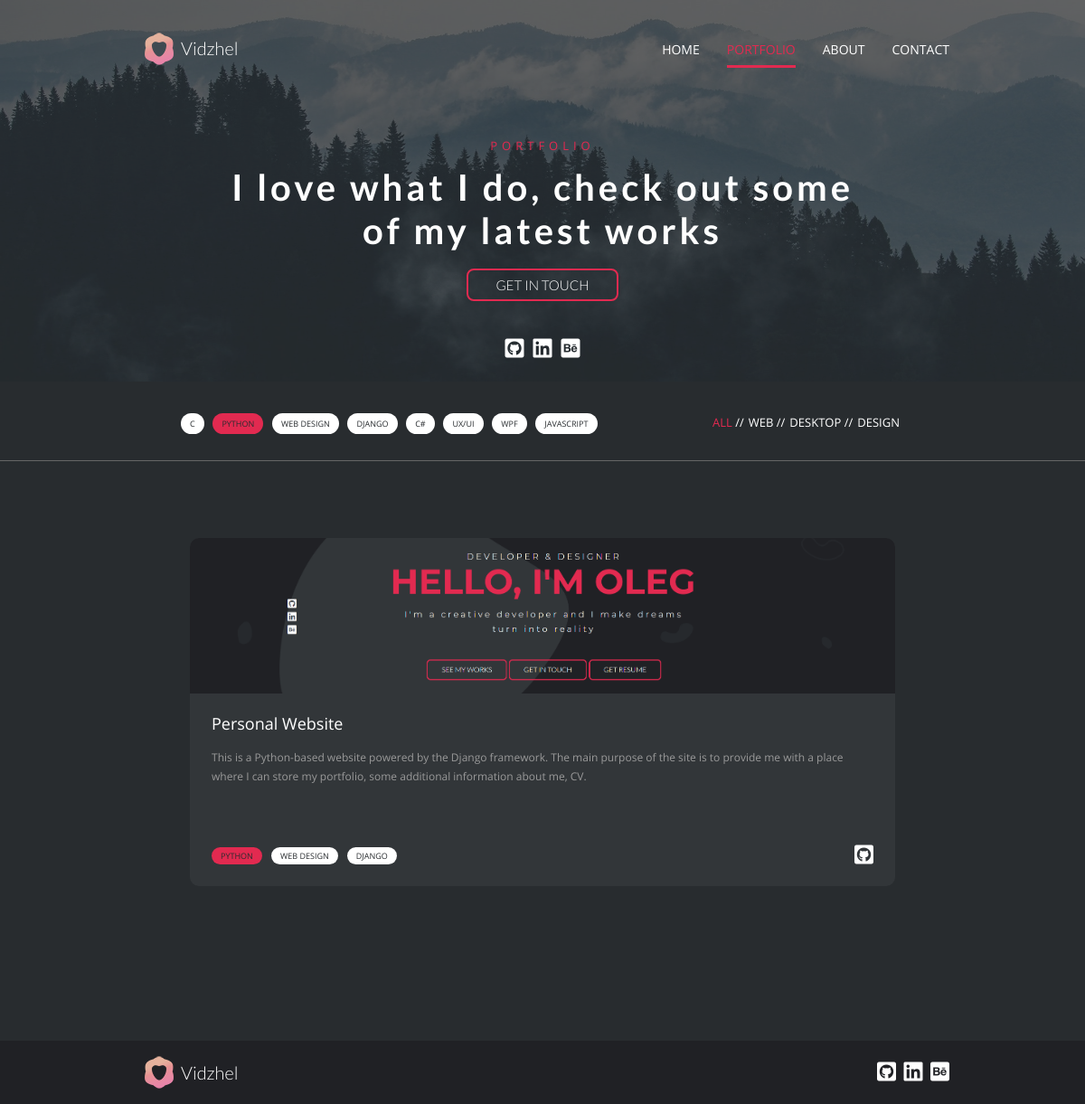
The page /portfolio/filtered?tags=Python on the database its author committed.
### projects/models.py (models this page shows, shortened)
class Tag(models.Model):
    name = models.CharField(max_length=20)

class Category(models.Model):
    name = models.CharField(max_length=30)

class ProjectItem(models.Model):
    alias = models.CharField(max_length=40, primary_key=True)
    title = models.CharField(max_length=40)
    description = models.TextField()
    img = models.ImageField(
        upload_to=f"project_item/images", help_text="Select image for this project")
    upload_date = models.DateTimeField(auto_now=False, auto_now_add=True)
    in_progress = models.BooleanField(default=False,
                                      help_text="Determines if this project currently in progress")
    code_source = models.CharField(
        max_length=100, help_text="Link on this project's code source")
    categories = models.ManyToManyField(
        Category, help_text="Choose categories for this project")
    tags = models.ManyToManyField(
        Tag, help_text="Choose tags for this project")
    about = models.TextField()
    about_img = models.ImageField(
        upload_to=f"project_item/images", help_text="Select image for this section", null=True, blank=True)
    project_difficulties = models.TextField(null=True, blank=True)
    project_difficulties_img = models.ImageField(
        upload_to=f"project_item/images", help_text="Select image for this section", null=True, blank=True)
    solutions = models.TextField(null=True, blank=True)
    solutions_img = models.ImageField(
        upload_to=f"project_item/images", help_text="Select image for this section", null=True, blank=True)
    features = models.TextField(null=True, blank=True, help_text="Each item of the list splits on two parts:\n {title%content%endtitle}{items%item1;item2;item3;%enditems}")
    technologies = models.TextField(null=True, blank=True, help_text="Each item of the list splits on two parts:\n {title%content%endtitle}{items%item1;item2;item3;%enditems}")
    list_regex = re.compile(
        r"(?:{title%\s*(?P<title>.*)\s*%endtitle})\s*(?:{items%\s*(?P<items>.*;)*\s*%enditems})?\s*", re.IGNORECASE)
    class Meta:
        ordering = ["-upload_date"]

### projects/views.py (the view, shortened to what this page needs)
# urls.py: path("portfolio/", include("projects.urls")),
def projects(request, filtered=""):
    if(filtered.lower() == "filtered" and request.GET):
        request.POST = request.GET
        filtered_data = filter_projects(request)
        filtered_projects = filtered_data[0]
        activated_tag = Tag.objects.filter(
            name__iexact="".join(filtered_data[1]))
        activated_category = Tag.objects.filter(
            name__iexact="".join(filtered_data[2]))
        categories = Category.objects.all()
        tags = Tag.objects.all()
        context = {
            "categories": categories,
            "activated_tag": activated_tag,
            "activated_category": activated_category,
            "tags": tags,
            "projects": filtered_projects,
            "projects_count": filtered_data[3]
        }
        return render(request, "projects/portfolio.html", context)

### projects/templates/projects/portfolio.html (shortened to what this page needs)
{% extends 'base.html' %}
{% load static %}
{% block fixed_nav %}
        <div class="nav_wrapper">
            <div class="fixed_nav">
                <div class="anim_inner outher_container">
                    <a class="logo_link" href="{% url 'home_page' %}">
                        <div class="logo">
                            <img src="{% static 'base/images/Logo.png' %}" alt="vidzhel_logo">
                            <span class="logo_text">Vidzhel</span>
                        </div>
                    </a>
                    <nav class="main_nav">
                        <ul class="list_container">
                            <div class="list">
                                <ul>
                                    <li><a href="{% url 'home_page' %}">HOME</a></li>
                                    <li class="active"><a href="{% url 'projects_list' %}">PORTFOLIO</a></li>
                                    <li><a href="{% url 'about' %}">ABOUT</a></li>
                                    <li><a href="{% url 'home_page' %}#get_in_touch">CONTACT</a></li>
                                </ul>
                            </div>
                        </ul>
                    </nav>
                </div>
            </div>
        </div>
{% endblock fixed_nav %}
{% block content %}
<div class="parallax-window" data-z-index="1" data-speed="0.2" data-parallax="scroll"
    data-image-src="{% static 'base/images/forest.jpg' %}">
    <header class="header">
        <div class="outher_container">
            <div class="section_heading">
                <h1>PORTFOLIO</h1>
                <h2>I love what I do, check out some
                    of my latest works
                </h2>
                <div class="button"><a href="{% url 'home_page' %}#get_in_touch">Get in touch</a></div>
            </div>
            <div class="social_media">
                <a target="_blank" rel="nofollow" href="https://github.com/Vidzhel" class="hoverable"><i
                        class="fab fa-github-square fa-lg"></i></a>
                <a target="_blank" rel="nofollow" href="https://www.linkedin.com/in/vidzhel/" class="hoverable"><i
                        class="fab fa-linkedin fa-lg"></i></a>
                <a target="_blank" rel="nofollow" href="https://www.behance.net/vidzhel" class="hoverable"><i class="fab fa-behance-square fa-lg"></i></a>
            </div>
        </div>
    </header>
</div>
<div class="section_nav">
    <div class="container">
        <div class="tags_list">
            {% for tag in tags %}
                <div class="tag {% if tag.name == activated_tag.0.name %}active{% endif %}" ><a>{{tag.name}}</a></div>
            {% endfor %}
        </div>
        <div class="categories">
            <ul>
                <li><a class="category active">All</a></li>
                {% for category in categories %}
                    <li><a class="category {% if category.name == activated_category.0.name %}active{% endif %}" >{{category.name}}</a></li>
                {% endfor %}
            </ul>
        </div>
    </div>
</div>
<section class="section" style="min-height: 380px">
    <div class="container">
        <div id="projects" class="projects" data-projects_count="{{projects_count}}">
            {% for project in projects %}
                    <div class="project_item fade_in {% if project.in_progress %} in_progress {% endif %}">
                        <img
                            class="lazyload"
                            src="{% static 'base/images/placeholder.jpg' %}"
                            data-src="/media/{{project.img}}" alt="project_image"
                            >
                        <div class="project_item_content">
                            <div class="title">{{project.title}}</div>
                            <div class="summary">{{project.description}}</div>
                            <div class="bottom_line">
                                <div class="left">
                                    <div class="project_tags">
                                        {% for tag in project.tags.all  %}
                                            <div class="tag {% if tag.name == activated_tag.0.name %}active{% endif %}"><a>{{tag.name}}</a></div>
                                        {% endfor %}
                                    </div>
                                </div>
                                <div class="right">
                                    <a href="{{project.code_source}}" rel="nofollow" class="hoverable" target="_blank"><i class="fab fa-github-square fa-lg"></i></a>
                                </div>
                            </div>
                        </div>
                    </div>
                    {% endfor %}
        </div>
        {% if projects %}
            <div class="button_wrapper">
            </div>
        {% endif %}
    </div>
</section>
{% endblock content %}
{% block styles %}
    <link rel="stylesheet" href="{% static 'base/styles/css/portfolio_page.min.css' %}">
{% endblock styles %}

### templates/base.html (style rules this page uses)
body { opacity: 0; overflow-x: hidden; }
html { background-color: #282C2F; }

### rows shown on the page
Tag: name "C"
Tag: name "PYTHON"
Tag: name "WEB DESIGN"
Tag: name "DJANGO"
Tag: name "C#"
Tag: name "UX/UI"
Tag: name "WPF"
Tag: name "JAVASCRIPT"
Category: name "WEB"
Category: name "DESKTOP"
Category: name "DESIGN"
ProjectItem: img (picture), title "Personal Website", description "This is a Python-based website powered by the Django framework. The main purpose of the site is to provide me with a place where I can store my portfolio, some additional information about me, CV."
